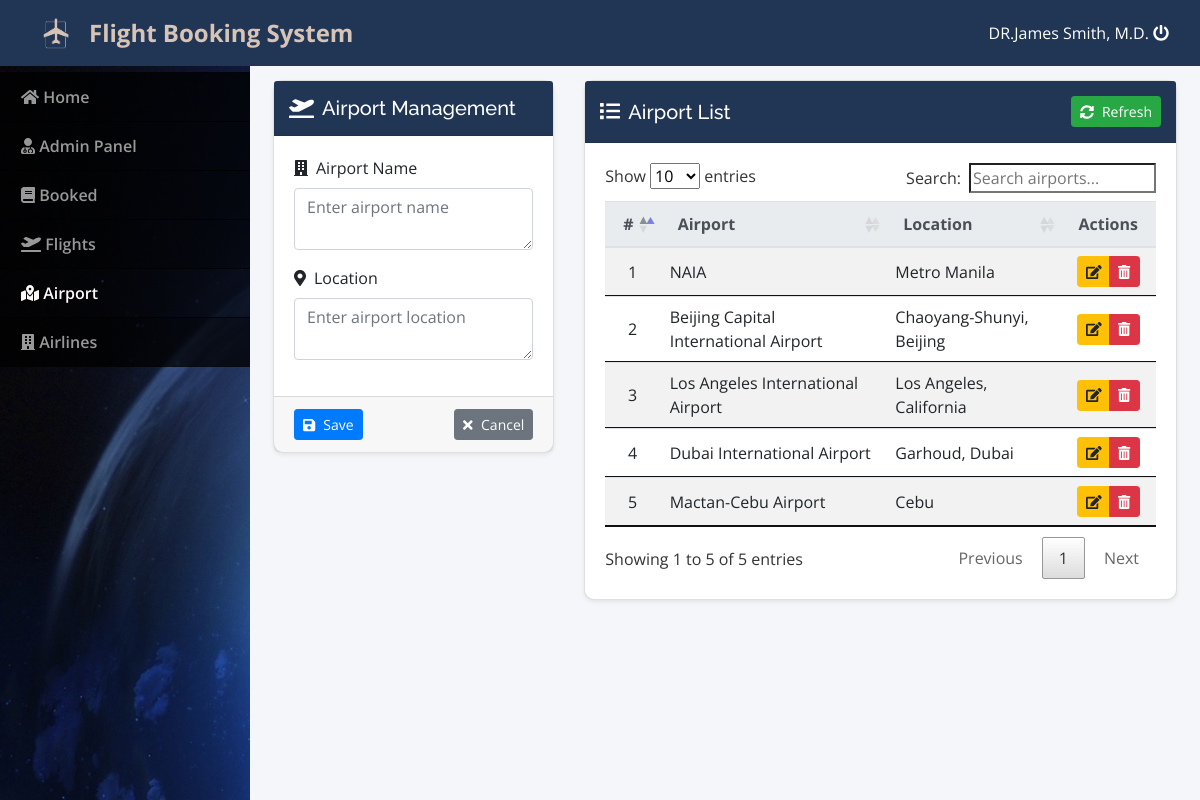
/admin/index.php?page=airport (signed in), run on an earlier commit of the app's database.
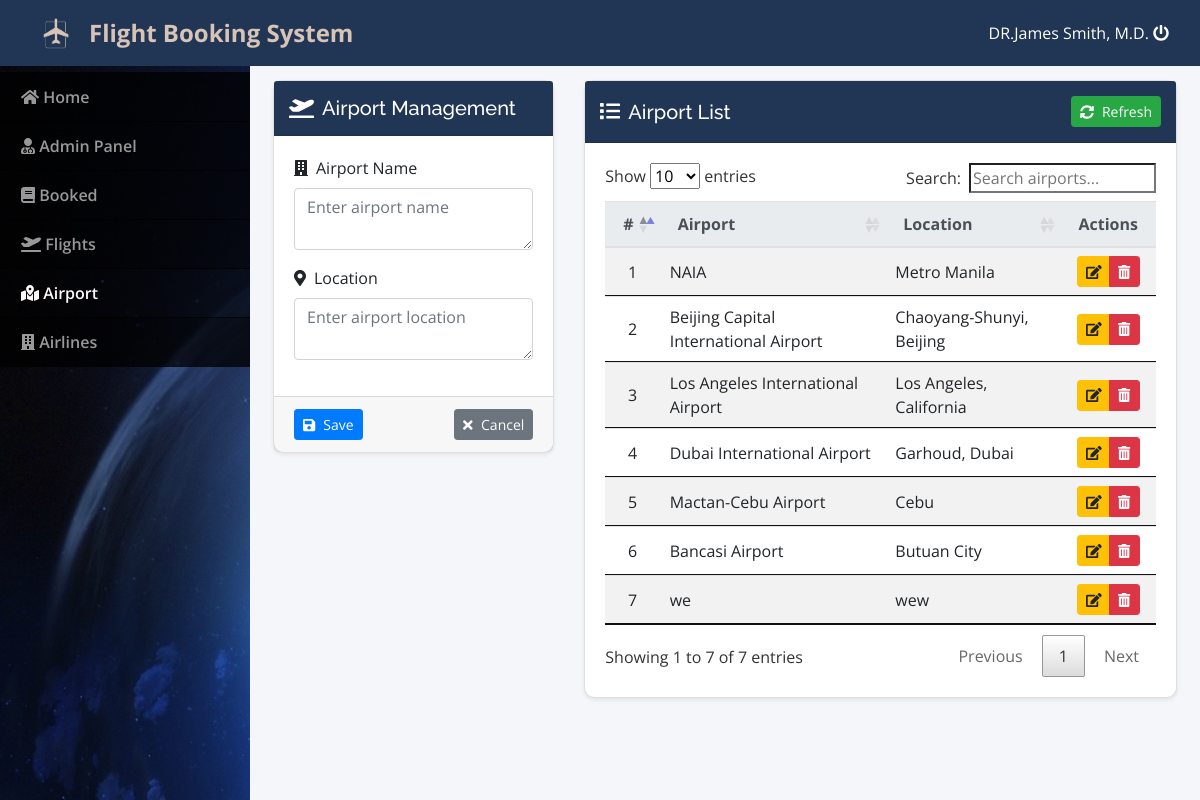
And on a later commit of the database.
### tables this page shows
CREATE TABLE `airport_list` (
  `id` bigint(30) NOT NULL,
  `airport` text NOT NULL,
  `location` text NOT NULL
);

### admin/airport.php (the view, shortened to what this page needs)
<?php include('db_connect.php'); ?>
<div class="container-fluid pt-3">
	<div class="row">
		<div class="col-md-4">
			<div class="card shadow-sm">
				<div class="card-header text-white d-flex justify-content-between align-items-center">
					<h5 class="card-title mb-0">
						<i class="fas fa-plane-departure mr-2"></i>Airport Management
					</h5>
				</div>
				<form action="" id="manage-airports" autocomplete="off">
					<div class="card-body">
						<div class="form-group">
							<label class="control-label">
								<i class="fas fa-building mr-2"></i>Airport Name
							</label>
							<textarea
								name="airport"
								cols="30"
								rows="2"
								class="form-control"
								placeholder="Enter airport name"
								required></textarea>
						</div>
						<div class="form-group">
							<label class="control-label">
								<i class="fas fa-map-marker-alt mr-2"></i>Location
							</label>
							<textarea
								name="location"
								cols="30"
								rows="2"
								class="form-control"
								placeholder="Enter airport location"
								required></textarea>
						</div>
					</div>
					<div class="card-footer">
						<div class="row">
							<div class="col-md-12 d-flex justify-content-between">
								<button type="submit" class="btn btn-primary btn-sm">
									<i class="fas fa-save mr-2"></i>Save
								</button>
								<button type="button" class="btn btn-secondary btn-sm" onclick="_reset()">
									<i class="fas fa-times mr-2"></i>Cancel
								</button>
							</div>
						</div>
					</div>
				</form>
			</div>
		</div>
		<div class="col-md-8">
			<div class="card shadow-sm">
				<div class="card-header text-white d-flex justify-content-between align-items-center">
					<h5 class="card-title mb-0">
						<i class="fas fa-list mr-2"></i>Airport List
					</h5>
					<div class="card-tools">
						<button class="btn btn-success btn-sm" id="refresh-table">
							<i class="fas fa-sync-alt mr-2"></i>Refresh
						</button>
					</div>
				</div>
				<div class="card-body">
					<div class="table-responsive">
						<table class="table table-striped table-hover" id="airportTable">
							<thead class="thead-light">
								<tr>
									<th class="text-center">#</th>
									<th>Airport</th>
									<th>Location</th>
									<th class="text-center">Actions</th>
								</tr>
							</thead>
							<tbody>
								<?php
								$i = 1;
								$airports = $conn->query("SELECT * FROM airport_list ORDER BY id ASC");
								while ($row = $airports->fetch_assoc()):
								?>
									<tr>
										<td class="text-center"><?php echo $i++ ?></td>
										<td><?php echo htmlspecialchars($row['airport']) ?></td>
										<td><?php echo htmlspecialchars($row['location']) ?></td>
										<td class="text-center">
											<div class="btn-group" role="group">
												<button
													class="btn btn-sm btn-warning edit_airport"
													data-id="<?php echo $row['id'] ?>"
													data-airport="<?php echo htmlspecialchars($row['airport']) ?>"
													data-location="<?php echo htmlspecialchars($row['location']) ?>"
													title="Edit">
													<i class="fas fa-edit"></i>
												</button>
												<button
													class="btn btn-sm btn-danger delete_airport"
													data-id="<?php echo $row['id'] ?>"
													title="Delete">
													<i class="fas fa-trash-alt"></i>
												</button>
											</div>
										</td>
									</tr>
								<?php endwhile; ?>
							</tbody>
						</table>
					</div>
				</div>
			</div>
		</div>
	</div>
</div>

What changed in the data, as far as the page shows it:
added airport_list: airport "Bancasi Airport", location "Butuan City"
added airport_list: airport "we", location "wew"
Also different on the page:
text written by a page script: "Show entries Search: Showing 1 to 5 of 5 entries Previous 1 Next" → "Show entries Search: Showing 1 to 7 of 7 entries Previous 1 Next"
